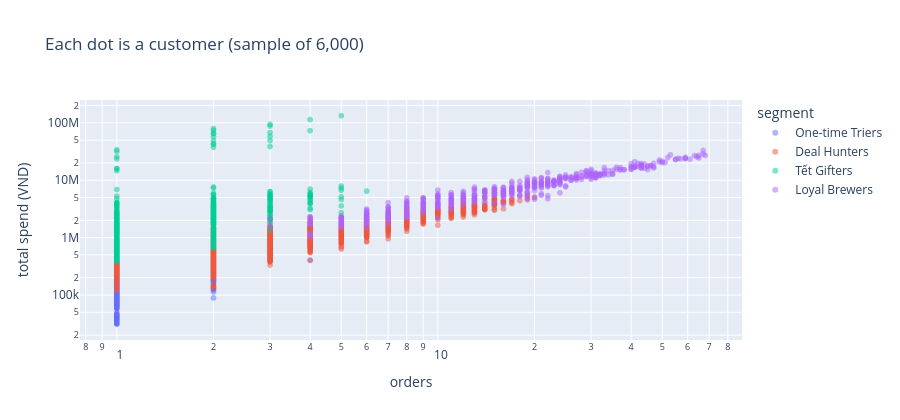

The notebook cell saved with this chart:
### Code cell
sample = f.sample(6000, random_state=1)
fig = px.scatter(sample, x="frequency", y="monetary", color="segment", log_x=True, log_y=True, opacity=0.5,
                 title="Each dot is a customer (sample of 6,000)", labels={"monetary": "total spend (VND)", "frequency": "orders"})
fig.update_layout(height=420)
fig.show()
top = f["monetary"].sort_values(ascending=False)
print(f"Top 20% of customers bring {top.head(int(len(top) * .2)).sum() / top.sum():.0%} of revenue")

### Figure 1 — Plotly figure (JSON) as saved in the notebook; plotly's stock layout.template omitted (floating-point values rounded to 4 significant figures; data arrays with more than 128 entries replaced by an {"elided": "..."} marker saying what was removed)
{"data": [{"hovertemplate": "segment=One-time Triers<br>orders=%{x}<br>total spend (VND)=%{y}<extra></extra>", "legendgroup": "One-time Triers", "marker": {"color": "#636efa", "opacity": 0.5, "symbol": "circle"}, "mode": "markers", "name": "One-time Triers", "showlegend": true, "type": "scattergl", "x": {"elided": "3094 int values"}, "xaxis": "x", "y": {"elided": "3094 int values"}, "yaxis": "y"}, {"hovertemplate": "segment=Deal Hunters<br>orders=%{x}<br>total spend (VND)=%{y}<extra></extra>", "legendgroup": "Deal Hunters", "marker": {"color": "#EF553B", "opacity": 0.5, "symbol": "circle"}, "mode": "markers", "name": "Deal Hunters", "showlegend": true, "type": "scattergl", "x": {"elided": "1777 int values"}, "xaxis": "x", "y": {"elided": "1777 int values"}, "yaxis": "y"}, {"hovertemplate": "segment=Tết Gifters<br>orders=%{x}<br>total spend (VND)=%{y}<extra></extra>", "legendgroup": "Tết Gifters", "marker": {"color": "#00cc96", "opacity": 0.5, "symbol": "circle"}, "mode": "markers", "name": "Tết Gifters", "showlegend": true, "type": "scattergl", "x": {"elided": "652 int values"}, "xaxis": "x", "y": {"elided": "652 int values"}, "yaxis": "y"}, {"hovertemplate": "segment=Loyal Brewers<br>orders=%{x}<br>total spend (VND)=%{y}<extra></extra>", "legendgroup": "Loyal Brewers", "marker": {"color": "#ab63fa", "opacity": 0.5, "symbol": "circle"}, "mode": "markers", "name": "Loyal Brewers", "showlegend": true, "type": "scattergl", "x": {"elided": "477 int values"}, "xaxis": "x", "y": {"elided": "477 int values"}, "yaxis": "y"}], "layout": {"height": 420, "legend": {"title": {"text": "segment"}, "tracegroupgap": 0}, "title": {"text": "Each dot is a customer (sample of 6,000)"}, "xaxis": {"anchor": "y", "domain": [0, 1], "title": {"text": "orders"}, "type": "log"}, "yaxis": {"anchor": "x", "domain": [0, 1], "title": {"text": "total spend (VND)"}, "type": "log"}}}
